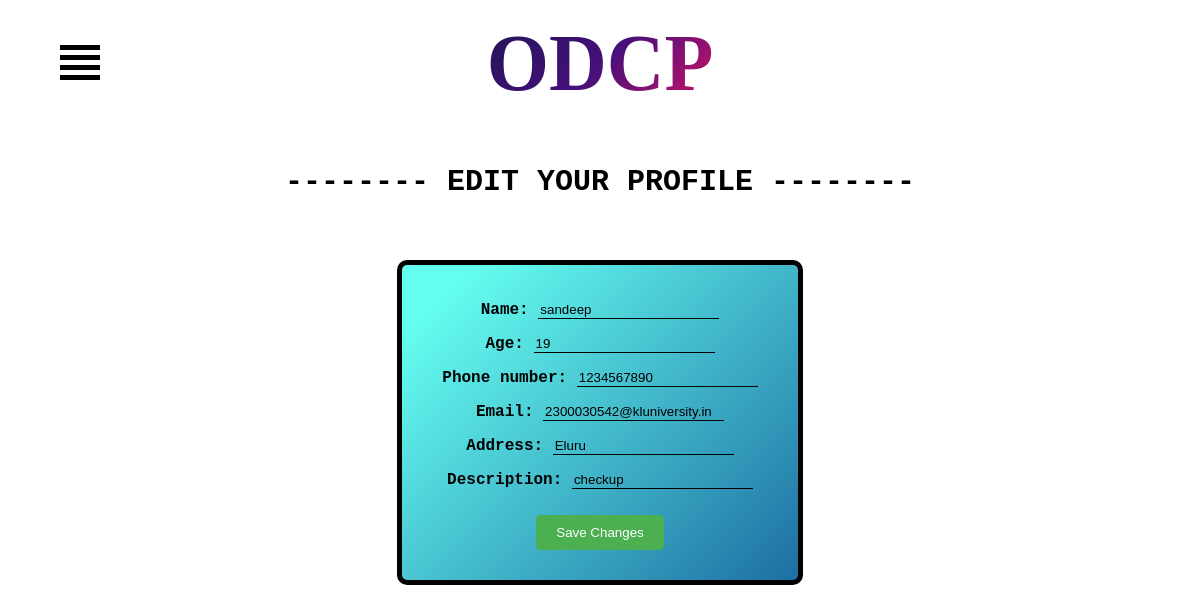
The page /change_patient_info/ (signed in) on the database its author committed.
### sapp/models.py (models this page shows, shortened)
class patient(models.Model):
    id = models.AutoField(primary_key=True)
    name = models.CharField(max_length=100,default="")
    age = models.PositiveIntegerField(default=0)
    gender_choices = [
        ('M', 'Male'),
        ('F', 'Female'),
        ('O', 'Other'),
    ]
    gender = models.CharField(max_length=1, choices=gender_choices,default="M")
    phone_number = models.IntegerField(default=0)
    email = models.EmailField(default="")
    password = models.CharField(max_length=100000)  # we will store the hashed password here
    address = models.CharField(max_length=100,default="")
    pincode_regex = RegexValidator(regex=r'[0-9]{6}$', message="Enter a valid Indian pincode.")
    pincode = models.CharField(max_length=6, validators=[pincode_regex])
    description=models.CharField(max_length=100,default="")
    isdelete = models.BooleanField(default=False)

### sapp/views.py (the view)
# urls.py: path('change_patient_info/',views.change_patient_info, name='change_patient_info'),
def change_patient_info(request):
    my_id = request.session.get('patient_id', 'default_id')
    if type(my_id)==str:
        return redirect('/patientlogin')
    p = patient.objects.get(id=my_id)
    my_patient = {'name':  p.name , 'id':p.id, 'age': p.age , 'phone_number': p.phone_number ,'email': p.email ,'address':p.address ,'description':p.description }
    if request.method == 'POST':
        form = PatientForm(request.POST)
        if form.is_valid():
            patient_id = request.session.get('patient_id', 'default_id')
            my_patient = get_object_or_404(patient, pk=patient_id)
            form = PatientForm(request.POST, instance=my_patient)
            form.save()
            messages.success(request,'Successfully changed your info')
            return redirect("/afterpatientlogin") #('/patient_detail/')
    else:
        my_id = request.session.get('patient_id', 'default_id')
        p = patient.objects.get(id=my_id)
        form = PatientForm(instance=p)
    return render(request, 'change_patient_info.html', {'my_patient': p, 'form': form})

### sapp/forms.py
class PatientForm(forms.ModelForm):
    class Meta:
        model = patient
        fields = ['name', 'age', 'phone_number', 'email', 'address', 'description']

### sapp/templates/change_patient_info.html (shortened to what this page needs)
<!DOCTYPE html>
<html lang="en">
<head>
</head>
<body>
  {% extends 'base.html' %}
  {% block content %}
<body>
    <div class="container">
      <div class="center">			<div class="row">
        <div class="col-md-12 text-center">
        <h4 class="animate-charcter"> ODCP</h4>
        </div>
      </div>
    </div>
      </div>
      <div class="menu-container">
        <div class="hamburger-icon">
          <label for="openmenu" id="hamburger-label">
            <span></span>
            <span></span>
            <span></span>
            <span></span>
          </label>
        </div>
      </div>
  <br><br>
  <h2  style="font-family:Courier;left: 50%;margin-top: 10px; font-size: 30px;text-align: center;">-------- EDIT YOUR PROFILE --------</h2>
  <br>
      <br>
  <form method="POST" action="{% url 'change_patient_info' %}">
    {{ form.as_p }}
    <button type="submit">Save Changes</button>
  </form>
    {% endblock %}

### sapp/templates/change_patient_info.html (style rules this page uses)
button { background-color: #4CAF50; color: white; border: none; padding: 10px 20px; margin: 10px; border-radius: 5px; cursor: pointer; transition: background-color 0.5s ease; }
.hamburger-icon { position: absolute; z-index: 3; top: 5vh; left: 5vw; padding-bottom: 2vh; }
.hamburger-icon span { height: 5px; width: 40px; background-color: black; display: block; margin: 5px 0px 5px 0px; transition: 0.7s ease-in-out; transform: none; }
.menu-links li, a, span { transition: 0.5s ease-in-out; }
.animate-charcter { text-transform: uppercase; background-image: linear-gradient( -225deg, #231557 0%, #44107a 29%, #ff1361 67%, #fff800 100% ); margin-bottom: 10px; margin-top: 10px; background-size: auto auto; background-clip: border-box; background-size: 200% auto; color: #fff; background-clip: text; text-fill-color: transparent; -webkit-background-clip: text; -webkit-text-fill-color: transparent; animation: textclip 2s linear infinite; display: inline-block; font-size: 80px; }
.center { text-align: center; }
form { width: 30%; margin: 0 auto; border: 5px solid black; padding: 20px; text-align: center; font-weight: bold; font-size: auto; font-family: 'Courier New', Courier, monospace; border-radius: 10px; background-image: linear-gradient( 135deg, #65FDF0 10%, #1D6FA3 100%); }
form input[type="text"], form input[type="email"], form input[type="password"], form input[type="number"], form textarea { border: none; border-bottom: 1px solid black; outline: none; background-color: transparent; }

### rows shown on the page
patient: name "sandeep", age "19", phone_number "1234567890", email "2300030542@kluniversity.in", address "Eluru", description "checkup"
